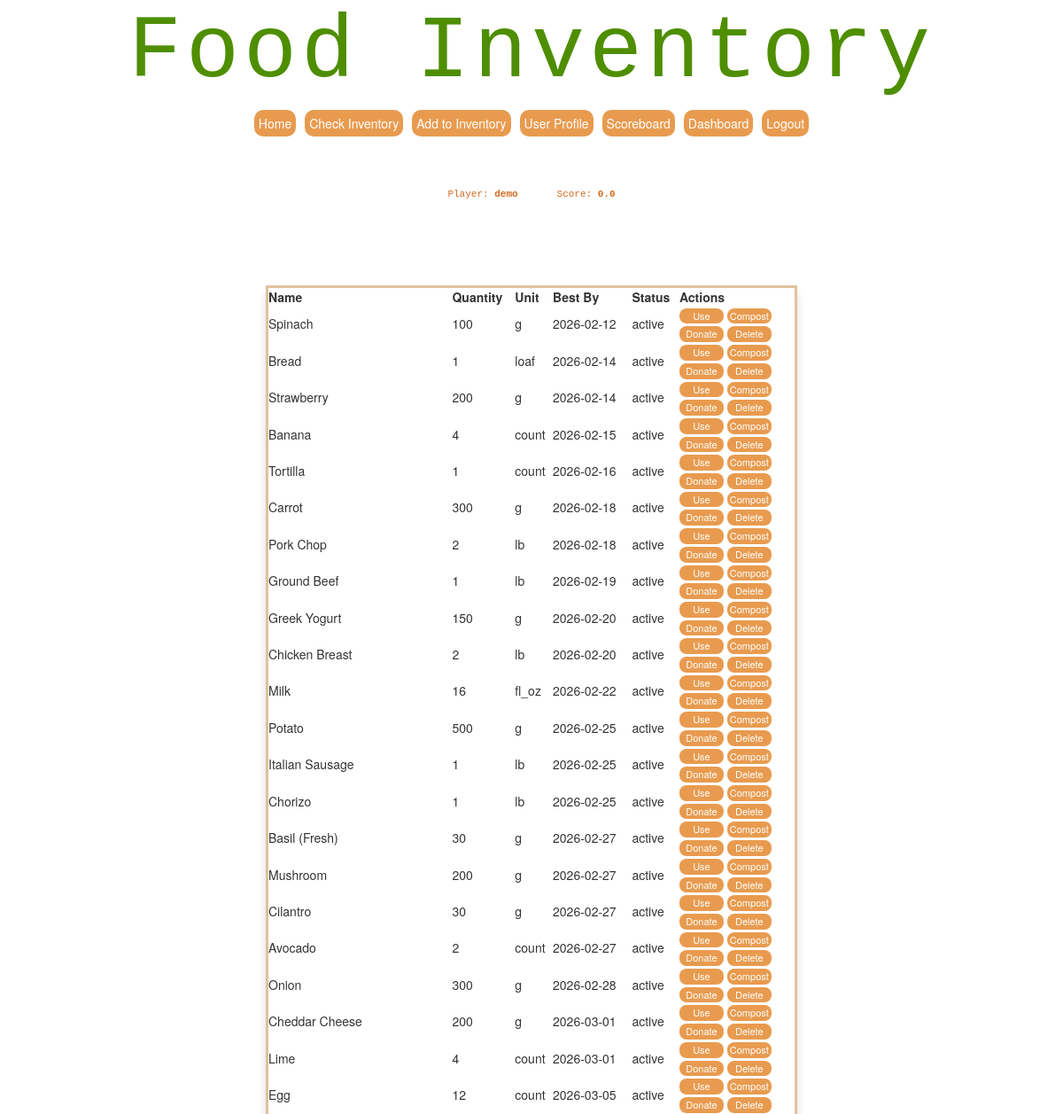
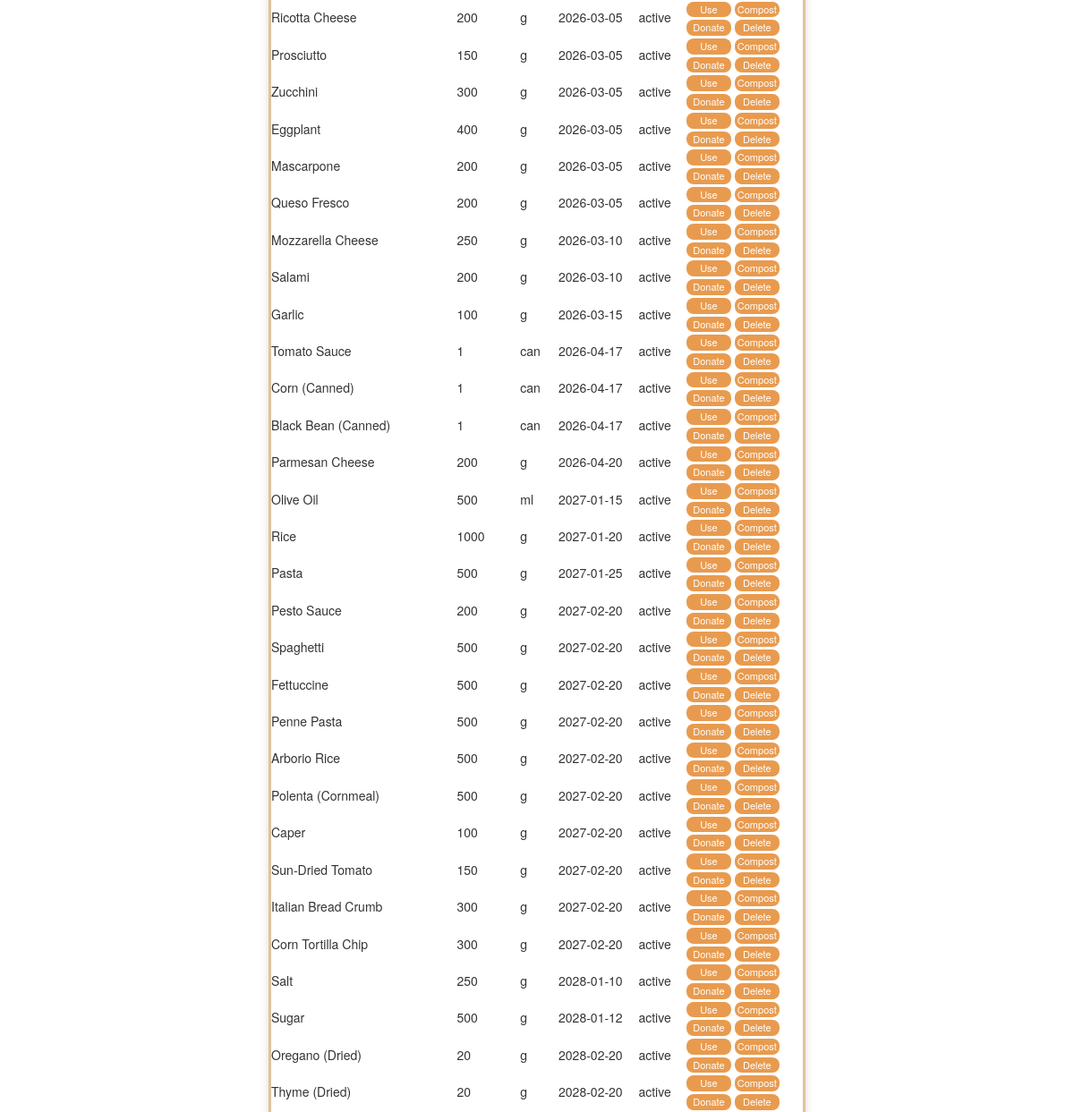
Page /inventory (signed in, upper part) on the earlier database version (2 pictures, top to bottom).
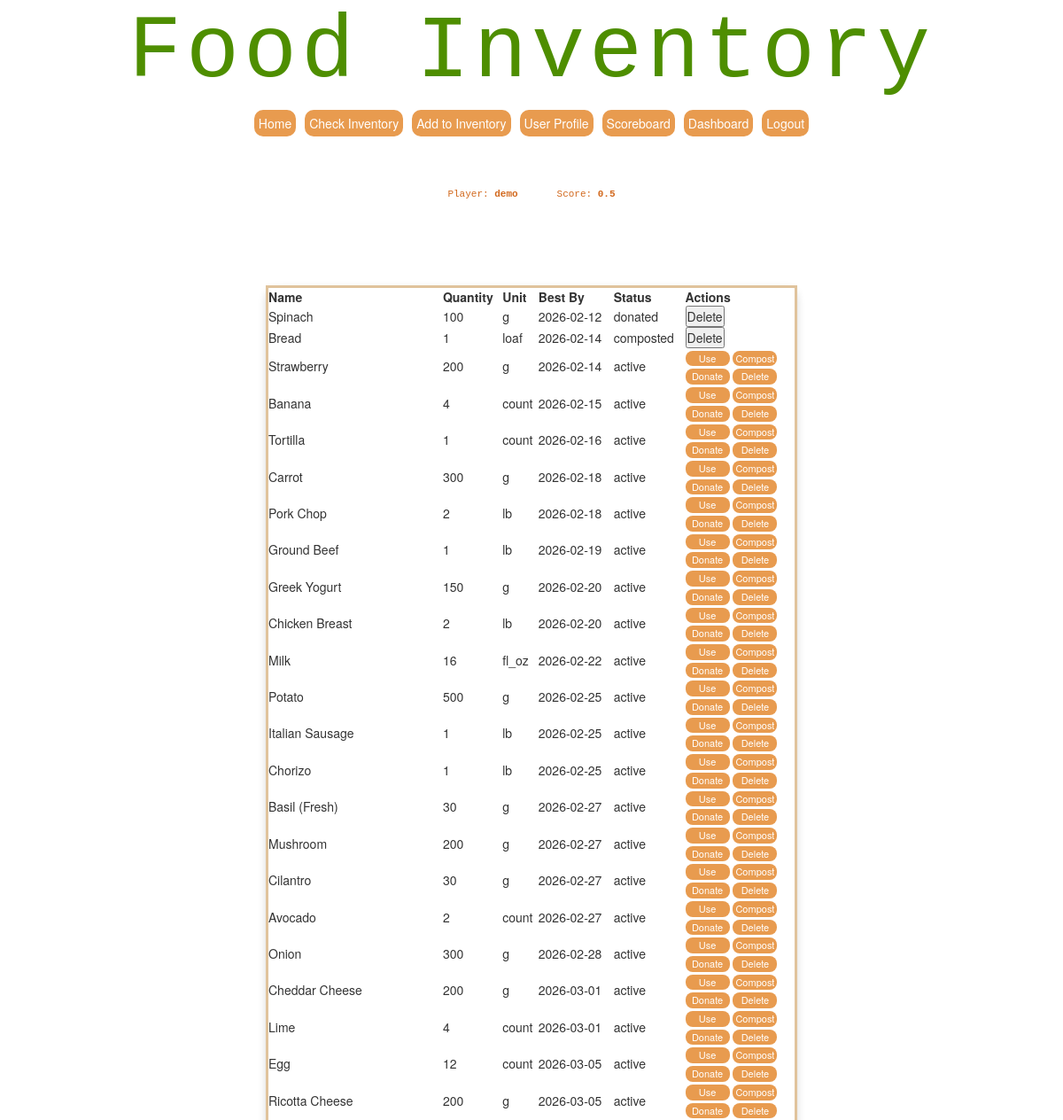
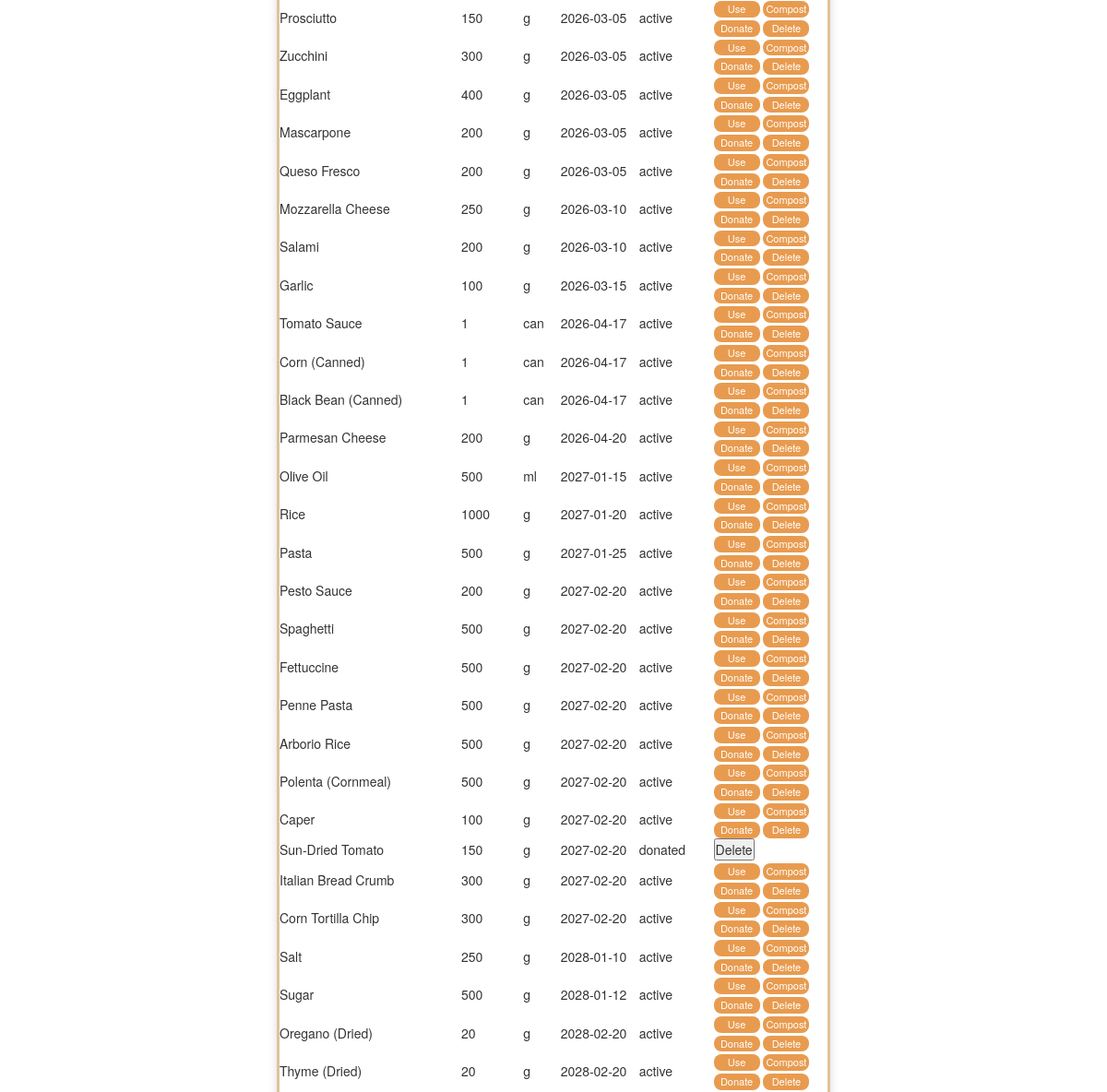
Same page on the later database version (2 pictures, top to bottom).
### tables this page shows
CREATE TABLE players (
    id INTEGER PRIMARY KEY AUTOINCREMENT,
    name TEXT NOT NULL,
    username TEXT NOT NULL UNIQUE,
    password_hash TEXT NOT NULL,
    profile_picture TEXT,
    food_allergies TEXT "", 
    dietary_needs TEXT "",
    score REAL NOT NULL DEFAULT 0
);

CREATE TABLE inventory (
    id INTEGER PRIMARY KEY AUTOINCREMENT,
    player_id INTEGER NOT NULL,
    name TEXT NOT NULL,
    category TEXT NOT NULL,
    quantity INTEGER NOT NULL,
    unit TEXT NOT NULL,
    measurement_type TEXT NOT NULL,
    quantity_grams REAL,
    quantity_ml REAL,
    purchase_date TEXT,
    best_by TEXT NOT NULL,
    raw_meat BOOLEAN DEFAULT 0,
    perishable BOOLEAN DEFAULT 1,
    opened BOOLEAN DEFAULT 0,
    donation_allowed BOOLEAN DEFAULT 1,
    decomposition_flag BOOLEAN DEFAULT 0,
    price REAL NOT NULL,
    status TEXT NOT NULL DEFAULT 'active',
    FOREIGN KEY (player_id) REFERENCES players(id)
);

### src/app.py (the view, shortened to what this page needs)
@app.route("/inventory",methods=["GET", "POST"])
@login_required
def inventory_page():
    from openrouterllm import Ai_Chat   #importing everything from openrouterllm
    from validator import recipe_validator #importing everything from openrouterllm
    player_id = session["player_id"]
    db = get_db()
    current_player = db.execute(
        "SELECT * FROM players WHERE id = ?", (player_id,)
    ).fetchone()
    items = db.execute(
        "SELECT * FROM inventory WHERE player_id = ? ORDER BY best_by ASC",
        (player_id,)
    ).fetchall()
    Response = None     #So errors dont occur
    db.close()
    return render_template(
        "InventoryPage.html",
        items=items,
        current_player=current_player,
        Response=Response
    )

### src/app.py (called while the page is built)
def get_db():
    conn = sqlite3.connect("src/instance/inventory.db")
    conn.row_factory = sqlite3.Row
    return conn

def login_required(f):
    from functools import wraps
    @wraps(f)
    def wrapper(*args, **kwargs):
        if "player_id" not in session:
            return redirect("/login")
        return f(*args, **kwargs)
    return wrapper

### src/templates/InventoryPage.html (shortened to what this page needs)
{% extends '0-MainPageSetup.html' %}
{% block head %}
<link rel="stylesheet" href="{{ url_for('static', filename='css/homestyle.css') }}">
{% endblock %}
{% block body %}
<div class="welcome1">
    <h1>Food Inventory</h1>
    {% include 'Menu.html' %}
</div>
<div class="body">
    <center>
        <p class="text">Player: <strong>{{ current_player.name }}</strong></p>
        <p class="text">Score: <strong>{{ current_player.score  }}</strong></p>
    </center>
</div>
<div class="body">
    <div class="table-container">
        <table class="kawaii-table-wider" id="inventoryTable">
            <thead>
                <tr>
                    <th>Name</th>
                    <th>Quantity</th>
                    <th>Unit</th>
                    <th>Best By</th>
                    <th>Status</th>
                    <th>Actions</th>
                </tr>
            </thead>
            <tbody>
                {% for item in items %}
                <tr>
                    <td data-label="Name:">{{ item.name }}</td>
                    <td data-label="Quantity:">{{ item.quantity }}</td>
                    <td data-label="Unit:">{{ item.unit }}</td>
                    <td data-label="Best By Date:">{{ item.best_by }}</td>
                    <td data-label="Status:">{{ item.status }}</td>
                    <td>
                        {% if item.status == 'active' %}
                            <form action="{{ url_for('use_item', item_id=item.id, player_id=current_player.id) }}" method="POST" style="display:inline;">
                                <button type="submit" class="kawaii-lil-action-btn">Use</button>
                            </form>
                            <form action="{{ url_for('compost_item', item_id=item.id, player_id=current_player.id) }}" method="POST" style="display:inline;">
                                <button type="submit" class="kawaii-lil-action-btn">Compost</button>
                            </form><br>
                            <form action="{{ url_for('donate_item', item_id=item.id, player_id=current_player.id) }}" method="POST" style="display:inline;">
                                <button type="submit" class="kawaii-lil-action-btn">Donate</button>
                            </form>
                            <form action="{{ url_for('delete_item', item_id=item.id, player_id=current_player.id) }}" method="POST" style="display:inline;">
                                <button type="submit" class="kawaii-lil-action-btn">Delete</button>
                            </form>
                        {% endif %}
                        {% if item.status == 'composted' %}
                            <form action="{{ url_for('delete_item', item_id=item.id, player_id=current_player.id) }}" method="POST" style="display:inline;">
                                <button type="submit">Delete</button>
                            </form>
                        {% endif %}
                        {% if item.status == 'donated' %}
                            <form action="{{ url_for('delete_item', item_id=item.id, player_id=current_player.id) }}" method="POST" style="display:inline;">
                                <button type="submit">Delete</button>
                            </form>
                        {% endif %}
                    </td>
                </tr>
                {% endfor %}
            </tbody>
        </table>
    </div>
    <br /><br />
</div>
{% endblock %}

### src/templates/0-MainPageSetup.html (shortened to what this page needs)
<!DOCTYPE html>
<html>
<head>
    <link rel ="stylesheet" href="{{url_for('static',filename='css/mainstyle.css') }}">
    <link rel="stylesheet" href="https://maxcdn.bootstrapcdn.com/bootstrap/3.4.0/css/bootstrap.min.css">
    {%block head%}{%endblock%}
</head>
<body>
    {%block body%}
    {%endblock%}
</body>
</html>

### src/templates/Menu.html
<div class="kuwaii_menu_row">
    <a href="{{ url_for('home_page') }}" class="text">
        <button type="submit" class="kawaii-lil-btn" width="25px">Home</button>
    </a>
    <a href="{{ url_for('inventory_page') }}" class="text">
        <button type="submit" class="kawaii-lil-btn" width="25px">Check Inventory</button>
    </a>
    <a href="{{ url_for('add_item_page') }}" class="text">
        <button type="submit" class="kawaii-lil-btn">Add to Inventory</button>
    </a>
    <a href="{{ url_for('userprofile') }}" class="text">
        <button type="submit" class="kawaii-lil-btn">User Profile</button>
    </a>
    <a href="{{ url_for('scoreboard') }}" class="text">
        <button class="kawaii-lil-btn">Scoreboard</button>
    </a>
    <a href="{{ url_for('dashboard') }}" class="text">
        <button type="submit" class="kawaii-lil-btn">Dashboard</button>
    </a>
    <a href="{{ url_for('logout') }}" class="text">
        <button type="submit" class="kawaii-lil-btn">Logout</button>
    </a>
</div>

### src/static/css/mainstyle.css (style rules this page uses)
* { margin: 0; padding: 0; box-sizing: border-box; }
body { font-family: 'Andale Mono', 'Courier New', monospace; }
.body { width: 100%; max-width: 600px; margin: 0 auto; padding: 16px; }
.body .text { font-family: 'Andale Mono', 'Courier New', monospace; display: inline-block; text-align: center; padding: 12px 20px; margin: 10px auto; color: chocolate; font-size: 1.1rem; }

### src/static/css/homestyle.css (style rules this page uses)
* { margin: 0; padding: 0; box-sizing: border-box; }
.body { width: 100%; max-width: 80%; margin: 0 auto; padding: 16px; }
.table-container { width: 100%; max-width: 1430px; margin: 0 auto; display: flex; justify-content: center; overflow-x: auto; padding-bottom: 10px; }
.kuwaii_menu_row { display: flex; gap: 10px; justify-content: center; }
.welcome1 { text-align: center; margin-bottom: 20px; }
.welcome1 h1 { display: inline-block; font-size: clamp(100px, 10vw, 80px); color: #4e8e00; font-family: 'Andale Mono', 'Courier New', monospace; overflow: hidden; white-space: normal; margin: 5px ; letter-spacing: 0.05em; animation: typing 3.5s steps(23, end),blink-caret 1s step-end infinite; }
.body .text { font-family: 'Andale Mono', 'Courier New', monospace; display: inline-block; text-align: center; padding: 12px 20px; margin: 10px auto; color: chocolate; font-size: 1.1rem; }
.kawaii-lil-action-btn { width: 50px; padding: 1px; background-color: #e89b4f; border: none; border-radius: 8px; color: white; font-size: 11px; cursor: pointer; transition: 0.2s; }
.kawaii-table-wider { width: 600px; margin: 40px auto; padding: 25px; background: ##e89b4f; border: 3px solid #e0c39c; border-radius: 12px; box-shadow: 0 4px 10px rgba(0,0,0,0.15); }
.kawaii-lil-btn { width: 100%; padding:5px; background-color: #e89b4f; border: none; border-radius: 10px; color: white; font-size: 14px; cursor: pointer; transition: 0.2s; }
body { padding-bottom: 60px; }

Differences in the rows shown:
changed players "demo": score "0.0" → "0.5"
changed inventory "Spinach": status "active" → "donated"; no longer shows "Use Compost Donate"
changed inventory "Bread": status "active" → "composted"; no longer shows "Use Compost Donate"
changed inventory "Sun-Dried Tomato": status "active" → "donated"; no longer shows "Use Compost Donate"
